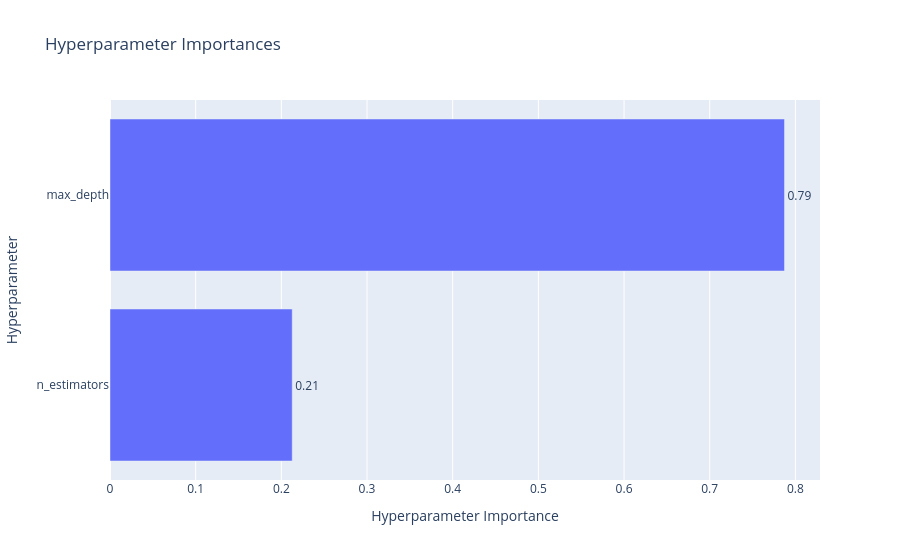

Notebook source saved alongside this figure:
### Code cell
# 5. Hyperparameter Importance
plot_param_importances(study).show()

### Figure 1 — Plotly figure (JSON) as saved in the notebook; plotly's stock layout.template omitted (floating-point values rounded to 4 significant figures)
{"data": [{"cliponaxis": false, "hovertemplate": ["n_estimators (IntDistribution): 0.212703219252581<extra></extra>", "max_depth (IntDistribution): 0.787296780747419<extra></extra>"], "name": "Objective Value", "orientation": "h", "text": ["0.21", "0.79"], "textposition": "outside", "type": "bar", "x": [0.2127, 0.7873], "y": ["n_estimators", "max_depth"]}], "layout": {"title": {"text": "Hyperparameter Importances"}, "xaxis": {"title": {"text": "Hyperparameter Importance"}}, "yaxis": {"title": {"text": "Hyperparameter"}}}}
